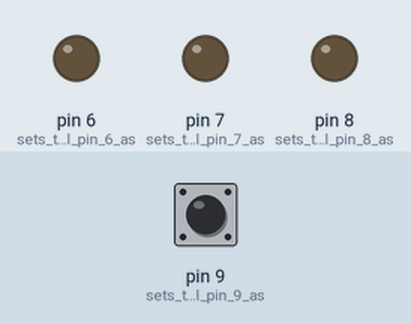
Simulated run of this sketch. Board: Arduino Uno, built with avr-gcc and run on an emulated ATmega328P. Parts: output pins drawn as LEDs (lit = HIGH). The test bench sets the inputs (shaded band); at power-on: pin 9 (sets_the_digital_pin_9_as) LOW.

Above: at 1.2 s.
1.3 s: pin 9 (sets_the_digital_pin_9_as) pulled HIGH for 0.15 s
At 1.8 s:
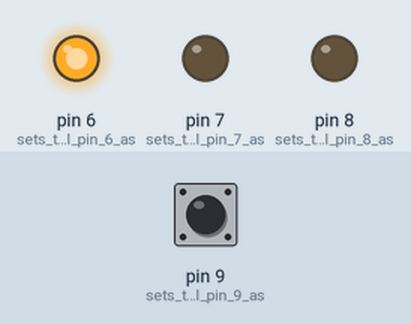
4.4 s: pin 9 (sets_the_digital_pin_9_as) pulled HIGH for 3.2 s
At 6.0 s:
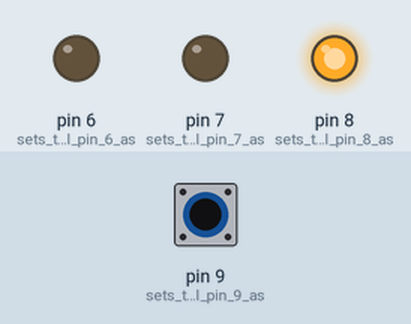
At 10.1 s:
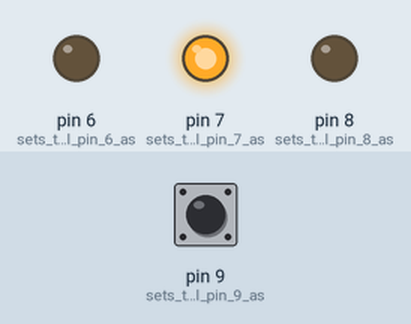
Timing chart, 0 to 13.8 s (numbered marks = the images above; inputs shaded):
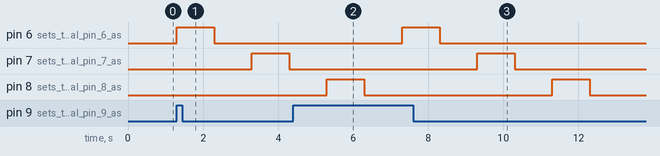

The sketch:

ThreeLight.ino
```cpp
//Microcontroller "Hello World" - Three LED
//Elissa Wilton

void setup() {
  pinMode(6, OUTPUT);    // sets the digital pin 6 as output
  pinMode(7, OUTPUT);    // sets the digital pin 7 as output
  pinMode(8, OUTPUT);    // sets the digital pin 8 as output
  pinMode(9, INPUT);     // sets the digital pin 9 as input
}

void loop() {
  while(digitalRead(9) == HIGH){
    digitalWrite(6, HIGH); // sets the digital pin 6 on
    delay(1000);            // waits for a second
    digitalWrite(6, LOW);  // sets the digital pin 6 off
    delay(1000);
    digitalWrite(7, HIGH); // sets the digital pin 7 on
    delay(1000);            // waits for a second
    digitalWrite(7, LOW);  // sets the digital pin 7 off
    delay(1000);
    digitalWrite(8, HIGH); // sets the digital pin 8 on
    delay(1000);            // waits for a second
    digitalWrite(8, LOW);  // sets the digital pin 8 off
    delay(1000);    // waits for a second
  }
  digitalWrite(6, LOW);
  digitalWrite(7, LOW);
  digitalWrite(8, LOW);
}
```

Measured:
- after the input at 1.3 s, pin 6 (sets_the_digital_pin_6_as): LOW → HIGH at once, → LOW 1.0 s later; pin 7 (sets_the_digital_pin_7_as): LOW → HIGH after 2.0 s, → LOW 1.0 s later
- after the input at 4.4 s, pin 6 (sets_the_digital_pin_6_as): LOW → HIGH after 2.9 s, → LOW 1.0 s later; pin 7 (sets_the_digital_pin_7_as): LOW → HIGH after 4.9 s, → LOW 1.0 s later
- by itself, pin 8 (sets_the_digital_pin_8_as): alternates HIGH for 1.0 s and LOW for 5.0 s
